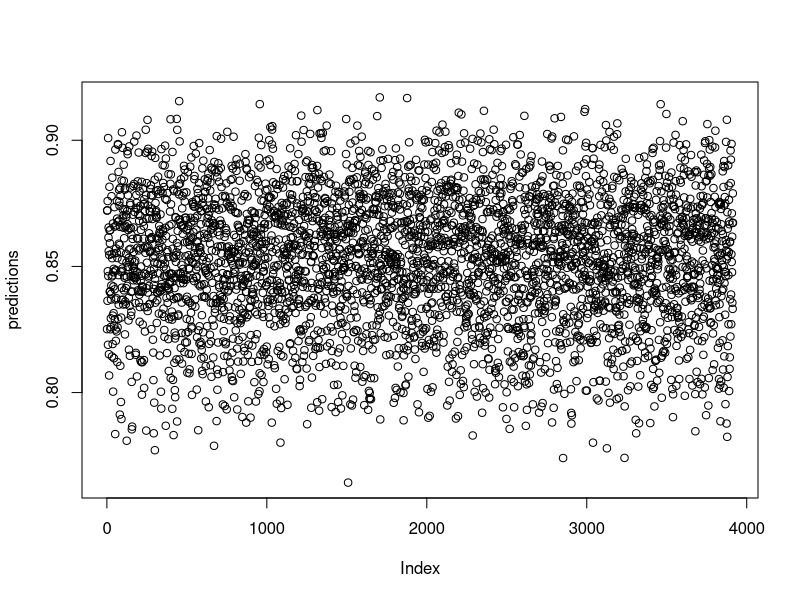

R code for this plot:
  suppressMessages(library(foreach))
  suppressMessages(library(dplyr))
  
  Hajime <- proc.time()
  
  mydata <- NULL
  N <- 10000
  
  for(i in 1:13){
    assign(paste("di",i,sep = ""),as.factor(sample(1:3, size = N, replace = TRUE)))
    mydata <- cbind(mydata, get(paste("di",i,sep = "")))
    mydata <- as.data.frame(mydata)
    names(mydata)[i] <- paste("di",i,sep = "")
  }
  mydata$inf_exp <- sample(0:1, size = N, replace = TRUE, prob = c(2/5,3/5))
  mydata$ind <- as.factor(sample(1:100, size = N, replace = TRUE))
  mydata_p <- mydata %>%
    filter(inf_exp == 1)
  mydata_u <- mydata %>%
    filter(inf_exp == 0)
  
  mydata_names <- names(mydata)
  f <- as.formula(paste("inf_exp~", paste(mydata_names[mydata_names != "inf_exp"], collapse = "+")))
  
  m = 2
  B = 10
  predictions <- foreach(m = 1:B, .combine = cbind) %do% {
      M <- sample(nrow(mydata_u), size = floor((nrow(mydata_u)/m)))
      glm_fit <- glm(formula = f, 
                     data = rbind(mydata_p, mydata_u[M,]),
                     family = binomial)
      predict(glm_fit, newdata = mydata_u, type = "response")
    }
  predictions <- rowMeans(predictions)
  plot(predictions)
  u_p <- predictions[predictions > 0.5]
  u_n <- predictions[predictions <= 0.5]
  length(u_p) 
  length(u_n)

  proc.time() - Hajime
